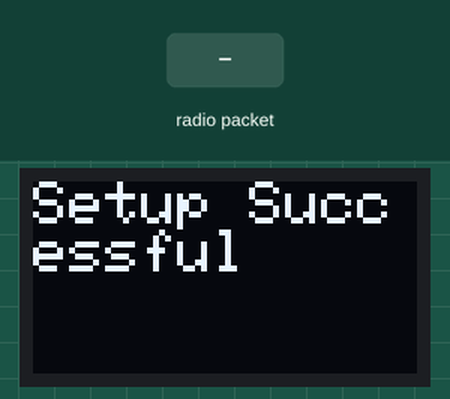
This sketch was run on a simulated Arduino Uno, built with avr-gcc and run on an emulated ATmega328P. Shown: 64×32 one-colour display. The test bench sets the inputs (shaded band). Random numbers use the default seed unless the sketch sets one; no radio packets arrive unless stated; what the sketch prints to the serial monitor is not drawn.

Above: at 1.4 s.
1.5 s: radio packet "1" arrives
Timing chart, 0 to 4.5 s (numbered marks = the images above; inputs shaded):
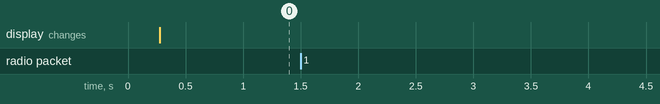

Measured:
- after the input at 1.5 s, every drawn part: stays the same

The sketch:

middlemam_room2.ino
```cpp
#include <SPI.h>
#include <RH_RF95.h>
#include <Wire.h>
#include <Adafruit_GFX.h>
#include <Adafruit_SSD1306.h>
#include <ArduinoJson.h>


#define SCREEN_WIDTH 128
#define SCREEN_HEIGHT 32
#define OLED_RESET -1
Adafruit_SSD1306 display(64, 32, &Wire, -1);


#define RFM95_CS 10
#define RFM95_RST 9
#define RFM95_INT 2
#define RF95_FREQ 999.0  // Adjust frequency based on region


#define DEVICE_ID 'E'
#define DESTINATION_ID 'A' // Processing node


#define BROADCAST_ID 'B'  // Special ID for broadcast messages


RH_RF95 rf95(RFM95_CS, RFM95_INT);


void setupDisplay() {
   Wire.begin();
   delay(100);


   if (!display.begin(SSD1306_SWITCHCAPVCC, 0x3C)) {
       Serial.println(F("SSD1306 allocation failed"));
       while (1);
   }


   display.setTextSize(1);
   display.setTextColor(WHITE);
   display.clearDisplay();
   display.display();
}


void showMessage(const char* message) {
   display.clearDisplay();
   display.setCursor(0, 0);
   display.println(message);
   display.display();
   Serial.println(message);
}


void setup() {
   Serial.begin(9600);
   delay(100);


   setupDisplay();
   showMessage("Initializing RX...");


   pinMode(RFM95_RST, OUTPUT);
   digitalWrite(RFM95_RST, LOW);
   delay(10);
   digitalWrite(RFM95_RST, HIGH);
   delay(10);


   if (!rf95.init()) {
       showMessage("Setup Failed");
       while (1);
   }
   showMessage("Setup Successful");


   if (!rf95.setFrequency(RF95_FREQ)) {
       showMessage("Set Freq Failed");
       while (1);
   }


   rf95.setTxPower(13, false);
}


void loop() {
   if (rf95.available()) {
       uint8_t buf[32];
       uint8_t len = sizeof(buf);


       if (rf95.recv(buf, &len)) {
           uint8_t senderID = buf[0];
           uint8_t receiverID = buf[1];
           char msgType = buf[2];
           uint8_t msgLength = buf[3];


           // Measure RSSI of the received message from 'B'
           int16_t rssi = rf95.lastRssi();


           // ✅ Debugging: Print received packet
           Serial.print("Received Packet at ");
           Serial.print((char)DEVICE_ID);
           Serial.print(": ");
           for (int i = 0; i < len; i++) {
               Serial.print(buf[i], HEX);
               Serial.print(" ");
           }
           Serial.println();


           Serial.print("Measured RSSI at ");
           Serial.print((char)DEVICE_ID);
           Serial.print(": ");
           Serial.println(rssi);


           // ✅ Accept messages meant for this device OR broadcasted
           if (receiverID == DEVICE_ID || receiverID == BROADCAST_ID) {
               showMessage("Broadcast Received");
               Serial.print("Received Broadcast at ");
               Serial.print((char)DEVICE_ID);
               Serial.print(": ");
               Serial.println((char*)&buf[4]); // Print the actual message


               // ✅ Send ACK back to sender
               sendAck(senderID);


               // ✅ Delay slightly before forwarding to avoid collision
               delay(random(50, 200));  // Random delay between 50-200ms


               // ✅ Forward message to `A` with RSSI
               forwardMessageToA(senderID, buf, msgLength, rssi);
           }
       }
   }
}


// Function to send ACK response
void sendAck(uint8_t senderID) {
   uint8_t ack[5];
   ack[0] = DEVICE_ID;
   ack[1] = senderID;
   ack[2] = 'A';
   ack[3] = 1;
   ack[4] = ack[0] ^ ack[1] ^ ack[2] ^ ack[3];


   rf95.send(ack, sizeof(ack));
   rf95.waitPacketSent();


   showMessage("E ACK Sent");
   Serial.println("ACK Packet Sent.");
}


// Function to send JSON ACK to Device B
void sendJsonAck(uint8_t senderID) {
   uint8_t ack[5];
   ack[0] = DEVICE_ID;    // Acknowledging device
   ack[1] = senderID;     // Sender ID (B)
   ack[2] = 'A';          // ACK type
   ack[3] = 1;            // Payload Length
   ack[4] = ack[0] ^ ack[1] ^ ack[2] ^ ack[3];  // Checksum


   rf95.send(ack, sizeof(ack));
   rf95.waitPacketSent();


   showMessage("ACK Sent");
   Serial.println("ACK Packet Sent.");
}


void forwardMessageToA(uint8_t senderID, uint8_t* originalMsg, uint8_t msgLength, int16_t rssi) {
   uint8_t newMsg[32];


   newMsg[0] = DEVICE_ID;       // ✅ Ensure sender is 'D' or 'E'
   newMsg[1] = 'A';             // ✅ Forwarding to Processing Shield 'A'
   newMsg[2] = 'M';             // ✅ Message type remains 'M'
   newMsg[3] = msgLength + 2;   // ✅ Adjust for RSSI (2 extra bytes)


   memcpy(&newMsg[4], originalMsg + 4, msgLength);  // ✅ Copy message payload


   // ✅ Append RSSI correctly (Little Endian)
   newMsg[4 + msgLength] = (uint8_t)(rssi & 0xFF);        // Lower byte
   newMsg[4 + msgLength + 1] = (uint8_t)((rssi >> 8) & 0xFF); // Upper byte


   // ✅ Compute new checksum before sending
   uint8_t checksum = 0;
   for (int i = 0; i < 4 + msgLength + 2; i++) {
       checksum ^= newMsg[i];
   }
   newMsg[4 + msgLength + 2] = checksum;  // ✅ Append checksum


   // ✅ Debugging print
   Serial.print("Forwarding Packet to A from ");
   Serial.print((char)DEVICE_ID);
   Serial.print(": ");
   for (int i = 0; i < (7 + msgLength); i++) {
       Serial.print(newMsg[i], HEX);
       Serial.print(" ");
   }
   Serial.println();


   rf95.send(newMsg, 7 + msgLength);
   rf95.waitPacketSent();
}
```
